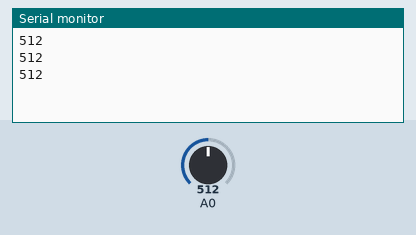
Recording of a sketch running on a simulated Arduino Uno, built with avr-gcc and run on an emulated ATmega328P. Parts: the last lines printed to the serial monitor. The inputs (shaded band) are chosen by the test bench; at power-on: A0 = 512.

Above: at 1.3 s.
1.4 s: A0 set to 716
At 1.9 s:
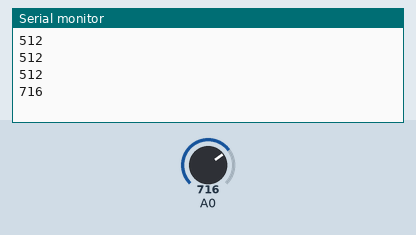
2.9 s: A0 set to 900
At 3.4 s:
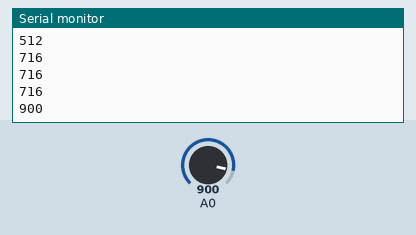
Timing chart, 0 to 5.9 s (numbered marks = the images above; inputs shaded):
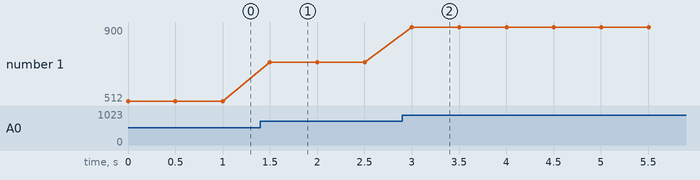

The sketch:

sensor.ino
```cpp
void setup() {
  // put your setup code here, to run once:
  Serial.begin(9600);
}

void loop() {
  int sensor_val = analogRead(A0);

  Serial.println(sensor_val);
//  Serial.println("Yo Yo Yo..");

  delay(500);

}
```

Measured:
- after the input at 1.4 s, the serial monitor: prints a new line after 0.10 s (image 1)
- after the input at 2.9 s, the serial monitor: prints a new line after 0.10 s (image 2)
- plotted number 1: 512 → 716 after the input at 1.4 s, 716 → 900 after the input at 2.9 s
